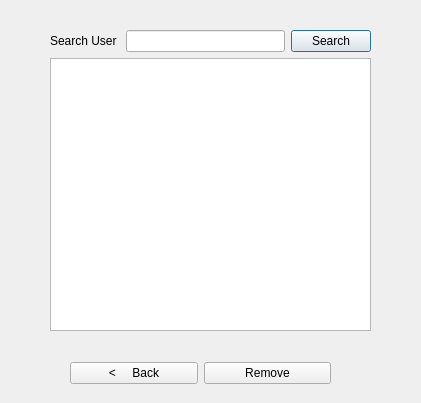
<?xml version="1.0" encoding="UTF-8"?>
<ui version="4.0">
 <class>RemoveUserWindow</class>
 <widget class="QDialog" name="RemoveUserWindow">
  <property name="geometry">
   <rect>
    <x>0</x>
    <y>0</y>
    <width>421</width>
    <height>403</height>
   </rect>
  </property>
  <property name="windowTitle">
   <string>Dialog</string>
  </property>
  <widget class="QWidget" name="">
   <property name="geometry">
    <rect>
     <x>50</x>
     <y>30</y>
     <width>321</width>
     <height>301</height>
    </rect>
   </property>
   <layout class="QVBoxLayout" name="verticalLayout">
    <item>
     <layout class="QHBoxLayout" name="horizontalLayout">
      <item>
       <widget class="QLabel" name="label">
        <property name="text">
         <string>Search User </string>
        </property>
       </widget>
      </item>
      <item>
       <widget class="QLineEdit" name="txt_searchbar"/>
      </item>
      <item>
       <widget class="QPushButton" name="searchButton">
        <property name="text">
         <string>Search</string>
        </property>
       </widget>
      </item>
     </layout>
    </item>
    <item>
     <widget class="QTableWidget" name="tW_users"/>
    </item>
   </layout>
  </widget>
  <widget class="QWidget" name="">
   <property name="geometry">
    <rect>
     <x>70</x>
     <y>360</y>
     <width>261</width>
     <height>26</height>
    </rect>
   </property>
   <layout class="QHBoxLayout" name="horizontalLayout_2">
    <item>
     <widget class="QPushButton" name="backButton">
      <property name="text">
       <string>&lt;     Back</string>
      </property>
     </widget>
    </item>
    <item>
     <widget class="QPushButton" name="removeButton">
      <property name="text">
       <string>Remove</string>
      </property>
     </widget>
    </item>
   </layout>
  </widget>
 </widget>
 <resources/>
 <connections/>
</ui>
